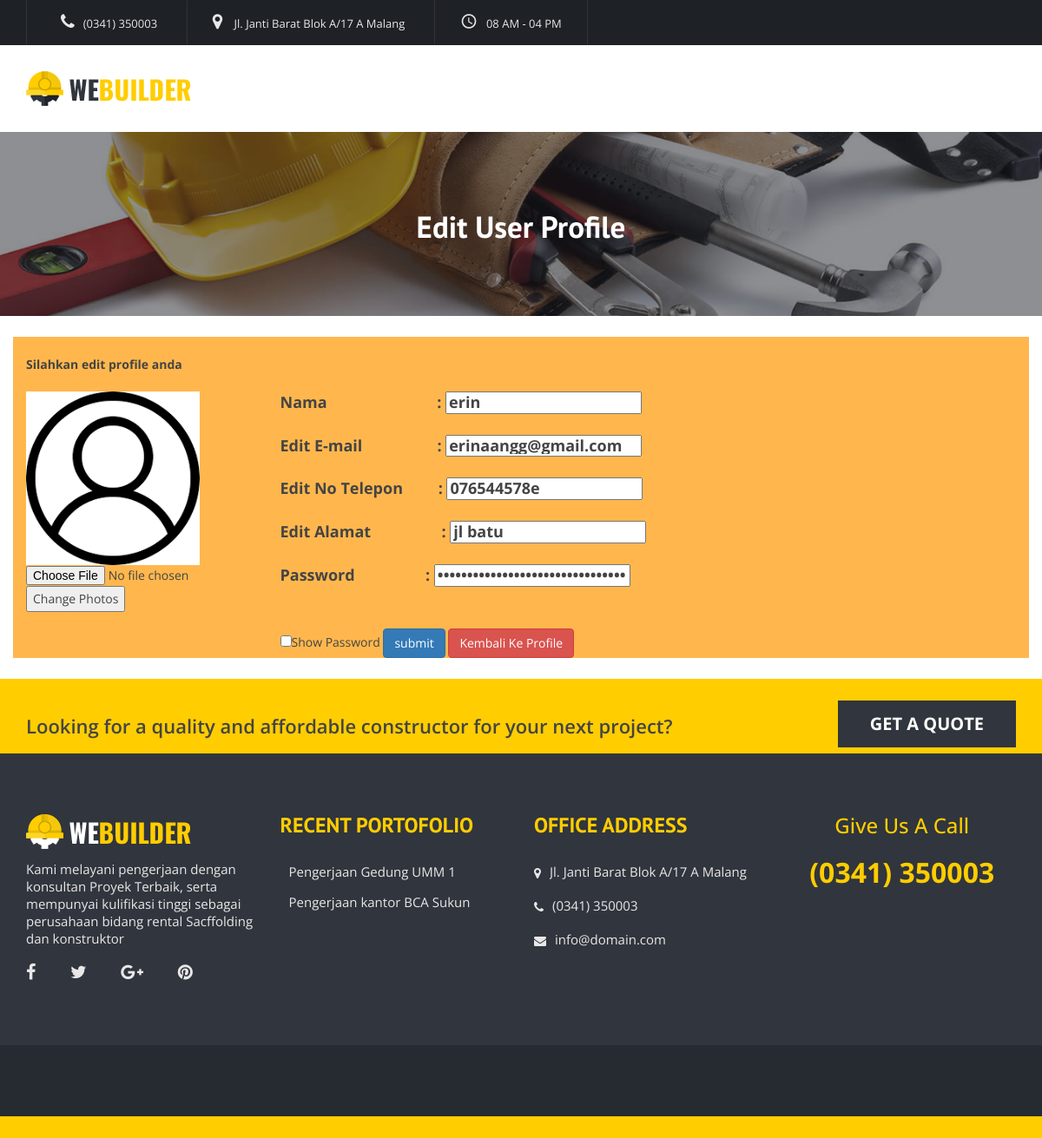
/editUserProfile.php (signed in), run on the app's committed database.
### tables this page shows
CREATE TABLE IF NOT EXISTS `user` (
  `id_user` int(11) NOT NULL,
  `username` varchar(100) NOT NULL,
  `password` varchar(500) NOT NULL,
  `email` varchar(100) NOT NULL,
  `status` varchar(100) NOT NULL,
  `nama` varchar(100) NOT NULL,
  `foto` varchar(100) DEFAULT 'p.png',
  `no_telp` varchar(100) NOT NULL,
  `alamat` varchar(100) NOT NULL
);

### editUserProfile.php (the view, shortened to what this page needs)
<?php
include "koneksi/koneksi.php";
$username = $_SESSION['username'];
$queryUser = mysqli_query($mysqli, "SELECT * FROM user WHERE username='$username'") or die("data salah: " . mysqli_error($mysqli));
?>
<!DOCTYPE html>
<html lang="en">
<head>
    <link href="css/font-awesome.min.css" rel="stylesheet">
    <link href="css/materialdesignicons.min.css" rel="stylesheet">
    <link href="css/bootstrap.min.css" rel="stylesheet">
    <link href="vendors/revolution/css/settings.css" rel="stylesheet">
    <link href="vendors/revolution/css/layers.css" rel="stylesheet">
    <link href="vendors/revolution/css/navigation.css" rel="stylesheet">
    <link href="vendors/animate-css/animate.css" rel="stylesheet">
    <link href="vendors/owl-carousel/assets/owl.carousel.min.css" rel="stylesheet">
    <link href="css/style.css" rel="stylesheet">
    <link href="css/responsive.css" rel="stylesheet">
</head>
<body>
    <header class="main_header_area">
        <div class="header_top_area">
            <div class="container">
                <div class="pull-left">
                    <a href="#"><i class="fa fa-phone"></i>(0341) 350003</a>
                    <a href="#"><i class="fa fa-map-marker"></i> Jl. Janti Barat Blok A/17 A Malang </a>
                    <a href="#"><i class="mdi mdi-clock"></i>08 AM - 04 PM</a>
                </div>
            </div>
        </div>
        <div class="main_menu_area">
            <div class="container">
                <nav class="navbar navbar-default">
                    <div class="navbar-header">
                        <a class="navbar-brand" href="index.php"><img src="img/logo.png" alt=""></a>
                    </div>
                </nav>
            </div>
        </div>
    </header>
    <section class="banner_area">
        <div class="container">
            <div class="banner_inner_text">
                <h4>Edit User Profile</h4>
            </div>
        </div>
    </section>
    <br>
    <div class="container-fluid">
        <div class="product-status mg-b-30">
            <div class="container-fluid" style="background-color: #FFB74D">
                <br><?php echo $file_name; ?>
                <h5> <b> Silahkan edit profile anda </b></h5><br>
                <div class="product-status-wrap">
                    <div class="row">
                        <?php while ($show = mysqli_fetch_array($queryUser)) { ?>
                            <div class="col-lg-3 col-md-3 col-sm-3 col-xs-3">
                                <img id="myImg" src="img/users/<?php echo $show['foto']; ?>" width="200"><br>
                                <form action="uploadPhotos.php" method="post">
                                    <input type="file" name="foto" id="foto">
                                    <input type="submit" name="submit" id="submit" value="Change Photos">
                                </form>
                            </div>
                            <div class="col-lg-9 col-md-9 col-sm-9 col-xs-9">
                                <form action="" method="post">
                                    <h4><b> Nama &emsp;&emsp;&emsp;&emsp; &emsp; &emsp; : <input type="text" name="nama" placeholder="nama" value="<?php echo $show['nama']; ?>"></h4> </b> <br>
                                    <h4><b> Edit E-mail &emsp;&emsp;&emsp; &emsp; : <input type="text" name="email" placeholder="email" value="<?php echo $show['email']; ?>"></h4></b><br>
                                    <h4><b> Edit No Telepon &emsp;&emsp;: <input type="text" name="noTelp" placeholder="noTelp" value="<?php echo $show['no_telp']; ?>"></h4></b><br>
                                    <h4><b> Edit Alamat &emsp;&emsp;&emsp;&emsp; : <input type="text" name="alamat" placeholder="alamat" value="<?php echo $show['alamat']; ?>"></h4></b><br>
                                    <h4><b> Password &emsp;&emsp;&emsp;&emsp; : <input type="password" id="password" name="password" value="<?php echo $show['password']; ?>"> </b></h4><br><br>
                                    <input type="checkbox" onclick="showPass()">Show Password
                                    <input class="btn btn-primary" type="submit" value="submit" name="submit">
                                    <a type="button" href="ProfilBar.php" class="btn btn-danger">Kembali Ke Profile</a>
                                </form>
                            </div>
                        <?php } ?>
                    </div>
                </div>
            </div>
        </div>
    </div>
    <br>
    <section class="get_quote_area yellow_get_quote">
        <div class="container">
            <div class="pull-left">
                <h4>Looking for a quality and affordable constructor for your next project?</h4>
            </div>
            <div class="pull-right">
                <a class="get_btn_black" href="#">GET A QUOTE</a>
            </div>
        </div>
        <footer class="footer_area">
            <div class="footer_widgets_area">
                <div class="container">
                    <div class="row footer_widgets_inner">
                        <div class="col-md-3 col-sm-6">
                            <aside class="f_widget about_widget">
                                <img src="img/footer-logo.png" alt="">
                                <p>Kami melayani pengerjaan dengan konsultan Proyek Terbaik, serta mempunyai kulifikasi tinggi sebagai perusahaan bidang rental Sacffolding dan konstruktor </p>
                                <ul>
                                    <li><a href="#"><i class="fa fa-facebook"></i></a></li>
                                    <li><a href="#"><i class="fa fa-twitter"></i></a></li>
                                    <li><a href="#"><i class="fa fa-google-plus"></i></a></li>
                                    <li><a href="#"><i class="fa fa-pinterest"></i></a></li>
                                </ul>
                            </aside>
                        </div>
                        <div class="col-md-3 col-sm-6">
                            <aside class="f_widget recent_widget">
                                <div class="f_w_title">
                                    <h3>Recent Portofolio</h3>
                                </div>
                                <div class="recent_w_inner">
                                    <div class="media">
                                        <div class="media-left">
                                        </div>
                                        <div class="media-body">
                                            <a href="#">
                                                <p>Pengerjaan Gedung UMM 1</p>
                                            </a>
                                        </div>
                                    </div>
                                    <div class="media">
                                        <div class="media-left">
                                        </div>
                                        <div class="media-body">
                                            <a href="#">
                                                <p>Pengerjaan kantor BCA Sukun</p>
                                            </a>
                                        </div>
                                    </div>
                                </div>
                            </aside>
                        </div>
                        <div class="col-md-3 col-sm-6">
                            <aside class="f_widget address_widget">
                                <div class="f_w_title">
                                    <h3>Office Address</h3>
                                </div>
                                <div class="address_w_inner">
                                    <div class="media">
                                        <div class="media-left">
                                            <i class="fa fa-map-marker"></i>
                                        </div>
                                        <div class="media-body">
                                            <p> Jl. Janti Barat Blok A/17 A Malang</p>
                                        </div>
                                    </div>
                                    <div class="media">
                                        <div class="media-left">
                                            <i class="fa fa-phone"></i>
                                        </div>
                                        <div class="media-body">
                                            <p>(0341) 350003 </p>
                                        </div>
                                    </div>
                                    <div class="media">
                                        <div class="media-left">
                                            <i class="fa fa-envelope"></i>
                                        </div>
                                        <div class="media-body">
                                            <p>info@domain.com</p>
                                        </div>
                                    </div>
                                </div>
                            </aside>
                        </div>
                        <div class="col-md-3 col-sm-6">
                            <aside class="f_widget give_us_widget">
                                <h5>Give Us A Call</h5>
                                <h4>(0341) 350003 </h4>
                            </aside>
                        </div>
                    </div>
                </div>
            </div>
            <div class="footer_copy_right">
            </div>
        </footer>
</body>
</html>

### data on the page
user: foto (picture), nama "erin", email "erinaangg@gmail.com", noTelp "076544578e", alamat "jl batu"
